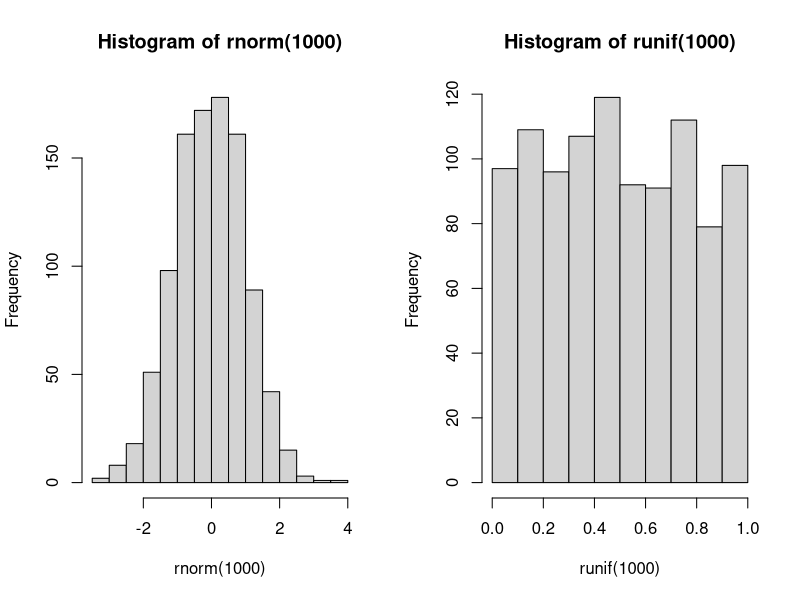

The R script that drew this image: (Note: this script raises an error after producing the figure.)
# -----------------------------------------------------------------
# Tipos de datos simples
# -----------------------------------------------------------------

# Podemos obtener la clase y tipo de cualquier dato, ya sea constante o una variable,
# mediante las siguientes funciones:
class(45)
class(34.5)
class("R")
class(TRUE)
class(Inf)
class(1+2i)
class(NaN)

typeof(45)
typeof(34.5)
typeof("R")
typeof(TRUE)
typeof(Inf)
typeof(1+2i)
typeof(NaN)

# Para los tipos de datos simples, en general la clase y el tipo coinciden salvo en
# el caso de datos numericos no enteros, cuya clase es numeric siendo su tipo double.

# -----------------------------------------------------------------
# Asignación de valores a variables
# -----------------------------------------------------------------

# El operador de asignacion habitual en R es <-, pero tambien puede utilizarse = y ->
a <- 45
a

a = 3.1416
a

"Hola" -> b
b


# -----------------------------------------------------------------
# Comprovar tipo de variable
# -----------------------------------------------------------------
# is.TIPO(objeto)
# Las funciones is.numeric(), is.character(), is.integer(), is.infinite() e is.na() 
# devolviendo TRUE en caso armativo o FALSE en caso contrario.

is.integer(a)
is.numeric(a)
is.character(b)
is.integer(b)
is.character(b)

# -----------------------------------------------------------------
# Objetos en el espacio de trabajo
# -----------------------------------------------------------------
# A medida que vayamos almacenando valores en variables, se guardan
# en nuestro espacio de trabajo Environment


# vector  de caracteres conteniendo los nombres de los objetos existentes 
ls()

# Elimina objeto de nuestro entorno de trabajo
rm(a)

ls()


# -----------------------------------------------------------------
# Vectores: Creación 
# -----------------------------------------------------------------

# la funcion mas usada para generar vectores es c()

diasMes <- c(31,29,31,30,31,30,31,31,30,31,30,31)
dias <- c('Lun','Mar','Mié','Jue','Vie','Sáb','Dom')

diasMes
dias

quincena <- 16:30
quincena

semanas <- seq(1,365,7)
semanas

rep(T,5)
c(rep(T,5),rep(F,5))
rep(c(T,F), 5)

# -----------------------------------------------------------------
# Vectores: Acceso al contenido
# -----------------------------------------------------------------
# Tamaño del vector

length(dias)
length(semanas)

dias[2]  	# Solo el segundo elemento
dias[-2]	# Todos los elementos menos el segundo
dias[c(3,7)]# Los elementos 3 y 7
# -----------------------------------------------------------------------------------
# -----------------------------------------------------------------------------------


# -----------------------------------------------------------------
# Vectores: Generación de valores aleatorios
# -----------------------------------------------------------------
set.seed(4242)
rnorm(100, mean=10, sd=3)
loto <- as.integer(runif(6, min=1, max=49))
loto

# Diferencia entre rnorm (distribución normal) y runif (distribución uniforme)
prev <- par(mfrow=c(1,2))
hist(rnorm(1000))
hist(runif(1000))
par(prev)


# -----------------------------------------------------------------
# Vectores: Operar sobre vectores completos
# -----------------------------------------------------------------
vect1 <- rnorm(100000)
vect2 <- rnorm(100000)

vect3 <- c()
system.time(
  for(idx in 1:length(vect1))
    vect3[idx] <- vect1[idx] * vect1[idx] + vect2[idx]
)

system.time(vect4 <- vect1 * vect1 + vect2)

stopifnot(vect3 == vect4) # Detener el programa si el resultado no es idéntico


# -----------------------------------------------------------------
# Matrices: Creación de una matriz
# -----------------------------------------------------------------
mes <- matrix(1:35,ncol=7)  # Dos formas de generar exactamente
mes <- matrix(1:35,nrow=5) # la misma matriz
mes

mes <- matrix(1:35,nrow=5,ncol=7,byrow=T)
length(mes)
nrow(mes)
ncol(mes)
dim(mes)

# -----------------------------------------------------------------
# Matrices: Conversión de un vector en una matriz
# -----------------------------------------------------------------
is.matrix(vect4)
dim(vect4)

dim(vect4) <- c(1000, 100)
is.matrix(vect4)
dim(vect4)

# -----------------------------------------------------------------
# Matrices: Acceso a los elementos
# -----------------------------------------------------------------
mes[2,]
mes[,2]
mes[2,5]

# -----------------------------------------------------------------
# Matrices: Nombres de columnas y de filas
# -----------------------------------------------------------------
rownames(mes) <- c('Semana1','Semana2','Semana3','Semana4','Semana5')
colnames(mes) <- dias
mes
attributes(mes)

mes[,'Jue']
mes['Semana4',]

# -----------------------------------------------------------------
# Matrices: Otras operaciones
# -----------------------------------------------------------------
fix(mes)
str(mes)

# -----------------------------------------------------------------
# Factors
# -----------------------------------------------------------------
mdias <- c(dias[as.integer(runif(1000,0,7)+1)])
mdias[1:10]
object.size(mdias)

fdias <- factor(mdias)
fdias[1:10]
object.size(fdias)

nlevels(fdias)
levels(fdias)
levels(fdias)[1] <- 'Sun'

peso <- ordered(c('Ligero','Medio','Pesado'))
tam <- peso[c(sample(peso,25,replace=T))]
tam
tam[2] < tam[1]

dias[3]
fdias[3]
as.numeric(fdias[3])
as.numeric(dias[3])


